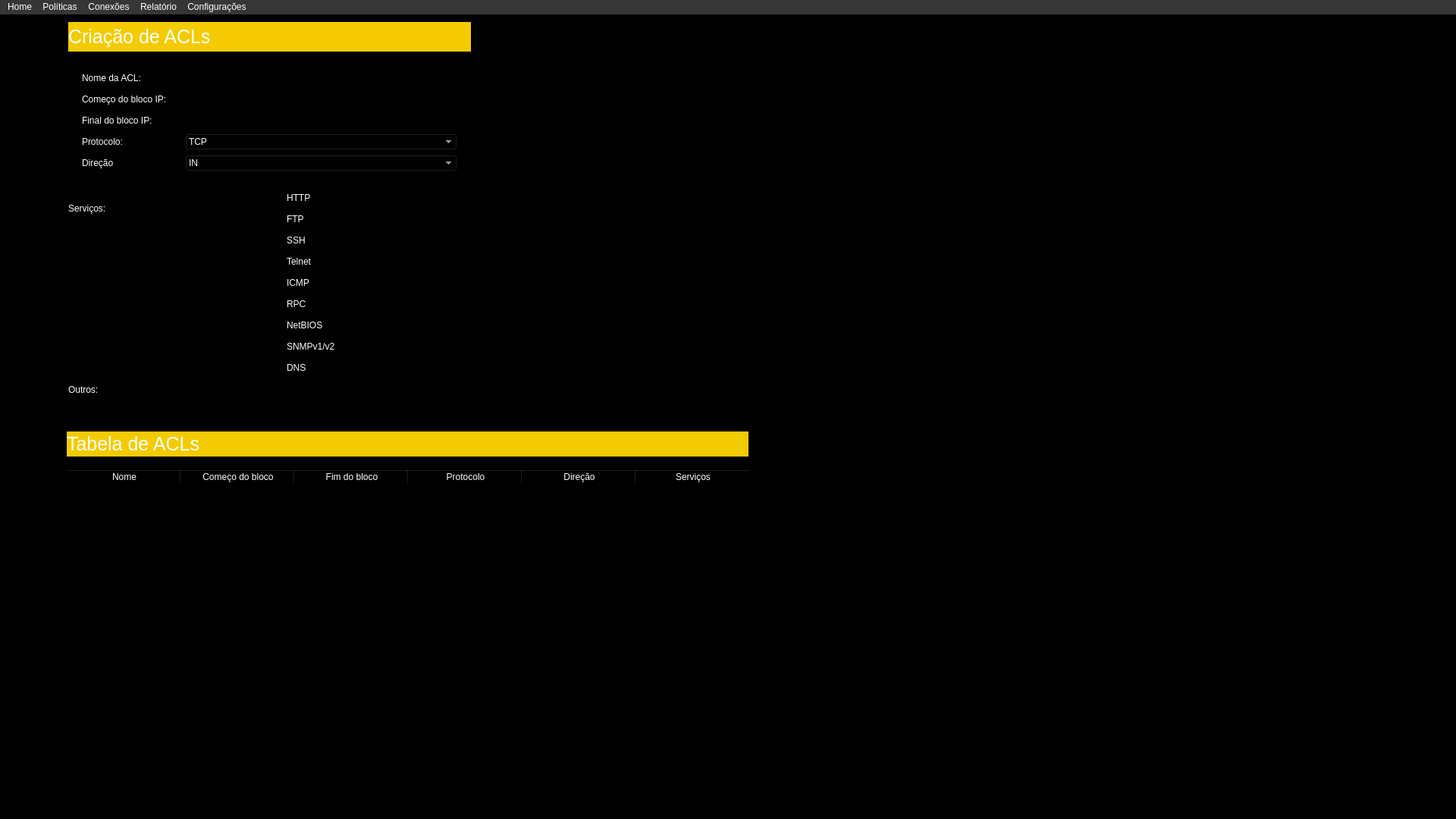
<?xml version="1.0" encoding="UTF-8"?>
<ui version="4.0">
 <class>MainWindow</class>
 <widget class="QMainWindow" name="MainWindow">
  <property name="geometry">
   <rect>
    <x>0</x>
    <y>0</y>
    <width>1920</width>
    <height>1080</height>
   </rect>
  </property>
  <property name="windowTitle">
   <string>MainWindow</string>
  </property>
  <property name="styleSheet">
   <string notr="true">background-color: black;
color: white;</string>
  </property>
  <widget class="QWidget" name="centralwidget">
   <widget class="QLabel" name="label_background">
    <property name="geometry">
     <rect>
      <x>730</x>
      <y>30</y>
      <width>1422</width>
      <height>800</height>
     </rect>
    </property>
    <property name="text">
     <string/>
    </property>
    <property name="pixmap">
     <pixmap>../images/imgbackground.png</pixmap>
    </property>
    <property name="scaledContents">
     <bool>true</bool>
    </property>
    <property name="alignment">
     <set>Qt::AlignmentFlag::AlignRight|Qt::AlignmentFlag::AlignTrailing|Qt::AlignmentFlag::AlignVCenter</set>
    </property>
   </widget>
   <widget class="QWidget" name="verticalLayoutWidget">
    <property name="geometry">
     <rect>
      <x>90</x>
      <y>10</y>
      <width>531</width>
      <height>215</height>
     </rect>
    </property>
    <layout class="QVBoxLayout" name="verticalLayout_CriacaoACL">
     <item>
      <widget class="QLabel" name="label_CriacaoACL">
       <property name="styleSheet">
        <string notr="true">background-color: rgb(244, 203, 0);
font-size: 25px</string>
       </property>
       <property name="text">
        <string>Criação de ACLs</string>
       </property>
      </widget>
     </item>
     <item>
      <widget class="QWidget" name="horizontalWidget_CriacaoACL" native="true">
       <layout class="QHBoxLayout" name="horizontalLayout_2">
        <item>
         <widget class="QFrame" name="verticalFrame_nomeOpes">
          <layout class="QVBoxLayout" name="verticalLayout">
           <item>
            <widget class="QLabel" name="label_nomeACL">
             <property name="text">
              <string>Nome da ACL:</string>
             </property>
            </widget>
           </item>
           <item>
            <widget class="QLabel" name="label_comecoIP">
             <property name="text">
              <string>Começo do bloco IP:</string>
             </property>
            </widget>
           </item>
           <item>
            <widget class="QLabel" name="label_FinalIP">
             <property name="text">
              <string>Final do bloco IP:</string>
             </property>
            </widget>
           </item>
           <item>
            <widget class="QLabel" name="label_Protocolo">
             <property name="text">
              <string>Protocolo:</string>
             </property>
            </widget>
           </item>
           <item>
            <widget class="QLabel" name="label_Direcao">
             <property name="text">
              <string>Direção</string>
             </property>
            </widget>
           </item>
          </layout>
         </widget>
        </item>
        <item>
         <widget class="QWidget" name="verticalWidget_opcoes" native="true">
          <layout class="QVBoxLayout" name="verticalLayout_3">
           <item>
            <widget class="QLineEdit" name="lineEdit_nomeACL">
             <property name="text">
              <string/>
             </property>
            </widget>
           </item>
           <item>
            <widget class="QLineEdit" name="lineEdit_comecoIP">
             <property name="text">
              <string/>
             </property>
            </widget>
           </item>
           <item>
            <widget class="QLineEdit" name="lineEdit_FinalIP"/>
           </item>
           <item>
            <widget class="QComboBox" name="comboBox_protocolo">
             <item>
              <property name="text">
               <string>TCP</string>
              </property>
             </item>
             <item>
              <property name="text">
               <string>UDP</string>
              </property>
             </item>
            </widget>
           </item>
           <item>
            <widget class="QComboBox" name="comboBox_direcao">
             <item>
              <property name="text">
               <string>IN</string>
              </property>
             </item>
             <item>
              <property name="text">
               <string>OUT</string>
              </property>
             </item>
            </widget>
           </item>
          </layout>
         </widget>
        </item>
       </layout>
      </widget>
     </item>
    </layout>
   </widget>
   <widget class="QWidget" name="gridLayoutWidget">
    <property name="geometry">
     <rect>
      <x>90</x>
      <y>230</y>
      <width>531</width>
      <height>284</height>
     </rect>
    </property>
    <layout class="QGridLayout" name="gridLayout_Servicos">
     <item row="1" column="1">
      <widget class="QCheckBox" name="checkBox_FTP">
       <property name="text">
        <string>FTP</string>
       </property>
      </widget>
     </item>
     <item row="5" column="1">
      <widget class="QCheckBox" name="checkBox_RPC">
       <property name="text">
        <string>RPC </string>
       </property>
      </widget>
     </item>
     <item row="0" column="0" rowspan="2">
      <widget class="QLabel" name="label_servicos">
       <property name="text">
        <string>Serviços:</string>
       </property>
      </widget>
     </item>
     <item row="6" column="1">
      <widget class="QCheckBox" name="checkBox_NetBIOS">
       <property name="text">
        <string>NetBIOS </string>
       </property>
      </widget>
     </item>
     <item row="0" column="1">
      <widget class="QCheckBox" name="checkBox_HTTP">
       <property name="text">
        <string>HTTP</string>
       </property>
      </widget>
     </item>
     <item row="2" column="1">
      <widget class="QCheckBox" name="checkBox_SSH">
       <property name="text">
        <string>SSH</string>
       </property>
      </widget>
     </item>
     <item row="3" column="1">
      <widget class="QCheckBox" name="checkBox_Telnet">
       <property name="text">
        <string>Telnet</string>
       </property>
      </widget>
     </item>
     <item row="8" column="1">
      <widget class="QCheckBox" name="checkBox_DNS">
       <property name="text">
        <string>DNS</string>
       </property>
      </widget>
     </item>
     <item row="7" column="1">
      <widget class="QCheckBox" name="checkBox_SNMP">
       <property name="text">
        <string>SNMPv1/v2</string>
       </property>
      </widget>
     </item>
     <item row="4" column="1">
      <widget class="QCheckBox" name="checkBox_iCMP">
       <property name="text">
        <string>ICMP</string>
       </property>
      </widget>
     </item>
     <item row="9" column="0">
      <widget class="QLabel" name="label_outros">
       <property name="text">
        <string>Outros:</string>
       </property>
      </widget>
     </item>
     <item row="9" column="1">
      <widget class="QLineEdit" name="lineEdit_outros">
       <property name="sizePolicy">
        <sizepolicy hsizetype="Minimum" vsizetype="Fixed">
         <horstretch>0</horstretch>
         <verstretch>0</verstretch>
        </sizepolicy>
       </property>
      </widget>
     </item>
    </layout>
   </widget>
   <widget class="QLabel" name="label_TabACL">
    <property name="geometry">
     <rect>
      <x>88</x>
      <y>550</y>
      <width>899</width>
      <height>33</height>
     </rect>
    </property>
    <property name="styleSheet">
     <string notr="true">background-color: rgb(244, 203, 0);
font-size: 25px</string>
    </property>
    <property name="text">
     <string>Tabela de ACLs</string>
    </property>
   </widget>
   <widget class="QTableWidget" name="tableWidget">
    <property name="geometry">
     <rect>
      <x>88</x>
      <y>600</y>
      <width>902</width>
      <height>231</height>
     </rect>
    </property>
    <attribute name="horizontalHeaderDefaultSectionSize">
     <number>150</number>
    </attribute>
    <column>
     <property name="text">
      <string>Nome</string>
     </property>
     <property name="background">
      <color>
       <red>54</red>
       <green>54</green>
       <blue>54</blue>
      </color>
     </property>
    </column>
    <column>
     <property name="text">
      <string>Começo do bloco</string>
     </property>
     <property name="background">
      <color>
       <red>54</red>
       <green>54</green>
       <blue>54</blue>
      </color>
     </property>
    </column>
    <column>
     <property name="text">
      <string>Fim do bloco</string>
     </property>
     <property name="background">
      <color>
       <red>54</red>
       <green>54</green>
       <blue>54</blue>
      </color>
     </property>
    </column>
    <column>
     <property name="text">
      <string>Protocolo</string>
     </property>
     <property name="background">
      <color>
       <red>54</red>
       <green>54</green>
       <blue>54</blue>
      </color>
     </property>
    </column>
    <column>
     <property name="text">
      <string>Direção</string>
     </property>
     <property name="background">
      <color>
       <red>54</red>
       <green>54</green>
       <blue>54</blue>
      </color>
     </property>
    </column>
    <column>
     <property name="text">
      <string>Serviços</string>
     </property>
     <property name="background">
      <color>
       <red>54</red>
       <green>54</green>
       <blue>54</blue>
      </color>
     </property>
    </column>
   </widget>
  </widget>
  <widget class="QMenuBar" name="menuBar">
   <property name="geometry">
    <rect>
     <x>0</x>
     <y>0</y>
     <width>1920</width>
     <height>22</height>
    </rect>
   </property>
   <property name="styleSheet">
    <string notr="true">background-color: rgb(54,54,54)</string>
   </property>
   <widget class="QMenu" name="menuHome">
    <property name="title">
     <string>Home</string>
    </property>
   </widget>
   <widget class="QMenu" name="menuPoliticas">
    <property name="title">
     <string>Políticas</string>
    </property>
   </widget>
   <widget class="QMenu" name="menuConexoes">
    <property name="title">
     <string>Conexões</string>
    </property>
   </widget>
   <widget class="QMenu" name="menuRelatorio">
    <property name="title">
     <string>Relatório</string>
    </property>
   </widget>
   <widget class="QMenu" name="menuConfiguraoes">
    <property name="title">
     <string>Configurações</string>
    </property>
   </widget>
   <addaction name="menuHome"/>
   <addaction name="menuPoliticas"/>
   <addaction name="menuConexoes"/>
   <addaction name="menuRelatorio"/>
   <addaction name="menuConfiguraoes"/>
  </widget>
 </widget>
 <resources/>
 <connections/>
</ui>
